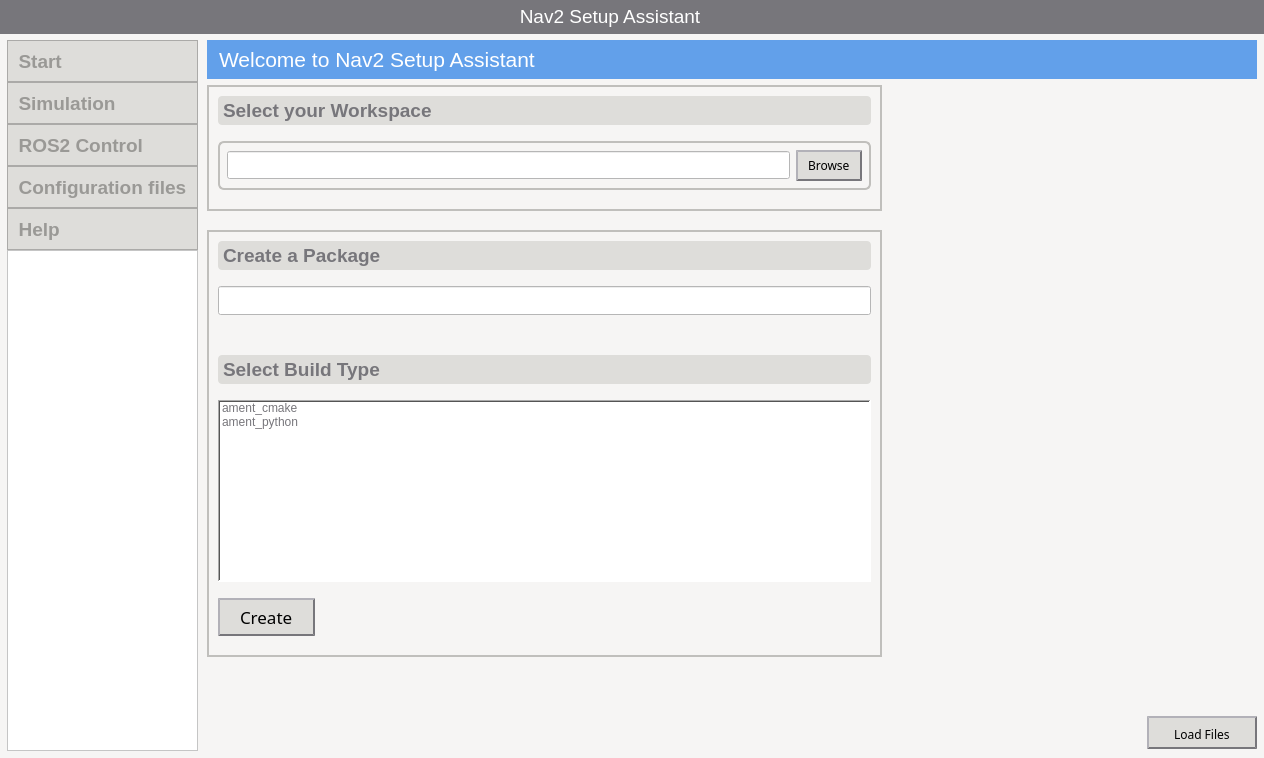
<?xml version="1.0" encoding="UTF-8"?>
<ui version="4.0">
 <class>DyLo</class>
 <widget class="QMainWindow" name="DyLo">
  <property name="geometry">
   <rect>
    <x>0</x>
    <y>0</y>
    <width>1264</width>
    <height>758</height>
   </rect>
  </property>
  <property name="font">
   <font>
    <pointsize>16</pointsize>
    <weight>75</weight>
    <italic>false</italic>
    <bold>true</bold>
   </font>
  </property>
  <property name="mouseTracking">
   <bool>false</bool>
  </property>
  <property name="windowTitle">
   <string>MainWindow</string>
  </property>
  <property name="styleSheet">
   <string notr="true">*{
	background-color: rgb(246, 245, 244);
	padding: 0;
	margin: 0;
}

left_menu_container{
	padding: 0;
	margin: 0;
}

QPushButton{
	text-align: left;
	border: none;
}

QPushButton:hover {
        background-color: rgb(153, 193, 241);
    }</string>
  </property>
  <widget class="QWidget" name="centralwidget">
   <property name="styleSheet">
    <string notr="true"/>
   </property>
   <layout class="QHBoxLayout" name="horizontalLayout_8">
    <property name="spacing">
     <number>6</number>
    </property>
    <property name="leftMargin">
     <number>0</number>
    </property>
    <property name="topMargin">
     <number>0</number>
    </property>
    <property name="rightMargin">
     <number>0</number>
    </property>
    <property name="bottomMargin">
     <number>0</number>
    </property>
    <item>
     <layout class="QVBoxLayout" name="verticalLayout">
      <item>
       <widget class="QWidget" name="top_bar_widget" native="true">
        <property name="styleSheet">
         <string notr="true">background-color: rgb(119, 118, 123);</string>
        </property>
        <layout class="QHBoxLayout" name="horizontalLayout_9">
         <property name="spacing">
          <number>0</number>
         </property>
         <property name="leftMargin">
          <number>80</number>
         </property>
         <property name="topMargin">
          <number>5</number>
         </property>
         <property name="rightMargin">
          <number>0</number>
         </property>
         <property name="bottomMargin">
          <number>5</number>
         </property>
         <item alignment="Qt::AlignHCenter">
          <widget class="QLabel" name="label_3">
           <property name="font">
            <font>
             <pointsize>12</pointsize>
            </font>
           </property>
           <property name="styleSheet">
            <string notr="true">text-font-color: white;
</string>
           </property>
           <property name="text">
            <string>&lt;html&gt;&lt;head/&gt;&lt;body&gt;&lt;p align=&quot;center&quot;&gt;&lt;span style=&quot; font-size:14pt; color:#ffffff;&quot;&gt;Nav2 Setup Assistant&lt;/span&gt;&lt;/p&gt;&lt;/body&gt;&lt;/html&gt;</string>
           </property>
          </widget>
         </item>
         <item>
          <widget class="QFrame" name="frame_2">
           <property name="sizePolicy">
            <sizepolicy hsizetype="Maximum" vsizetype="Preferred">
             <horstretch>0</horstretch>
             <verstretch>0</verstretch>
            </sizepolicy>
           </property>
           <property name="baseSize">
            <size>
             <width>0</width>
             <height>0</height>
            </size>
           </property>
           <property name="styleSheet">
            <string notr="true">border: none</string>
           </property>
           <property name="frameShape">
            <enum>QFrame::StyledPanel</enum>
           </property>
           <property name="frameShadow">
            <enum>QFrame::Raised</enum>
           </property>
           <layout class="QHBoxLayout" name="horizontalLayout_11">
            <property name="spacing">
             <number>9</number>
            </property>
            <property name="leftMargin">
             <number>5</number>
            </property>
            <property name="topMargin">
             <number>5</number>
            </property>
            <property name="rightMargin">
             <number>5</number>
            </property>
            <property name="bottomMargin">
             <number>5</number>
            </property>
            <item alignment="Qt::AlignHCenter">
             <widget class="QPushButton" name="minimize">
              <property name="text">
               <string/>
              </property>
              <property name="icon">
               <iconset resource="resources.qrc">
                <normaloff>:/icons/icons/minus.svg</normaloff>:/icons/icons/minus.svg</iconset>
              </property>
             </widget>
            </item>
            <item alignment="Qt::AlignHCenter">
             <widget class="QPushButton" name="maximize">
              <property name="sizePolicy">
               <sizepolicy hsizetype="Minimum" vsizetype="Fixed">
                <horstretch>0</horstretch>
                <verstretch>0</verstretch>
               </sizepolicy>
              </property>
              <property name="text">
               <string/>
              </property>
              <property name="icon">
               <iconset resource="resources.qrc">
                <normaloff>:/icons/icons/square.svg</normaloff>:/icons/icons/square.svg</iconset>
              </property>
             </widget>
            </item>
            <item alignment="Qt::AlignHCenter">
             <widget class="QPushButton" name="close">
              <property name="text">
               <string/>
              </property>
              <property name="icon">
               <iconset resource="resources.qrc">
                <normaloff>:/icons/icons/x.svg</normaloff>:/icons/icons/x.svg</iconset>
              </property>
             </widget>
            </item>
           </layout>
          </widget>
         </item>
        </layout>
       </widget>
      </item>
      <item>
       <widget class="QWidget" name="main_widget" native="true">
        <property name="sizePolicy">
         <sizepolicy hsizetype="Preferred" vsizetype="MinimumExpanding">
          <horstretch>0</horstretch>
          <verstretch>0</verstretch>
         </sizepolicy>
        </property>
        <layout class="QHBoxLayout" name="horizontalLayout_10">
         <property name="spacing">
          <number>0</number>
         </property>
         <property name="leftMargin">
          <number>0</number>
         </property>
         <property name="topMargin">
          <number>0</number>
         </property>
         <property name="rightMargin">
          <number>0</number>
         </property>
         <property name="bottomMargin">
          <number>0</number>
         </property>
         <item>
          <widget class="QWidget" name="left_body_container" native="true">
           <property name="sizePolicy">
            <sizepolicy hsizetype="Preferred" vsizetype="Preferred">
             <horstretch>0</horstretch>
             <verstretch>0</verstretch>
            </sizepolicy>
           </property>
           <property name="font">
            <font>
             <pointsize>16</pointsize>
             <weight>75</weight>
             <italic>false</italic>
             <bold>true</bold>
            </font>
           </property>
           <property name="mouseTracking">
            <bool>true</bool>
           </property>
           <layout class="QVBoxLayout" name="left_body_layout">
            <property name="spacing">
             <number>0</number>
            </property>
            <property name="leftMargin">
             <number>7</number>
            </property>
            <property name="topMargin">
             <number>0</number>
            </property>
            <property name="rightMargin">
             <number>0</number>
            </property>
            <property name="bottomMargin">
             <number>7</number>
            </property>
            <item alignment="Qt::AlignLeft">
             <widget class="QWidget" name="left_menu_container" native="true">
              <property name="styleSheet">
               <string notr="true">background-color: rgb(222, 221, 218);
</string>
              </property>
              <layout class="QHBoxLayout" name="horizontalLayout">
               <property name="leftMargin">
                <number>0</number>
               </property>
               <property name="topMargin">
                <number>0</number>
               </property>
               <property name="rightMargin">
                <number>0</number>
               </property>
               <property name="bottomMargin">
                <number>0</number>
               </property>
               <item>
                <widget class="QWidget" name="left_sub_container" native="true">
                 <layout class="QVBoxLayout" name="verticalLayout_3">
                  <property name="spacing">
                   <number>0</number>
                  </property>
                  <property name="leftMargin">
                   <number>0</number>
                  </property>
                  <property name="topMargin">
                   <number>0</number>
                  </property>
                  <property name="rightMargin">
                   <number>0</number>
                  </property>
                  <property name="bottomMargin">
                   <number>0</number>
                  </property>
                  <item>
                   <widget class="QFrame" name="start_frame">
                    <property name="sizePolicy">
                     <sizepolicy hsizetype="Preferred" vsizetype="Preferred">
                      <horstretch>0</horstretch>
                      <verstretch>0</verstretch>
                     </sizepolicy>
                    </property>
                    <property name="minimumSize">
                     <size>
                      <width>0</width>
                      <height>42</height>
                     </size>
                    </property>
                    <property name="sizeIncrement">
                     <size>
                      <width>0</width>
                      <height>0</height>
                     </size>
                    </property>
                    <property name="baseSize">
                     <size>
                      <width>0</width>
                      <height>0</height>
                     </size>
                    </property>
                    <property name="styleSheet">
                     <string notr="true">hover {
	background-color: rgb(153, 193, 241);
}</string>
                    </property>
                    <property name="frameShape">
                     <enum>QFrame::StyledPanel</enum>
                    </property>
                    <property name="frameShadow">
                     <enum>QFrame::Raised</enum>
                    </property>
                    <layout class="QHBoxLayout" name="horizontalLayout_2" stretch="0">
                     <property name="spacing">
                      <number>0</number>
                     </property>
                     <property name="leftMargin">
                      <number>0</number>
                     </property>
                     <property name="topMargin">
                      <number>0</number>
                     </property>
                     <property name="rightMargin">
                      <number>0</number>
                     </property>
                     <property name="bottomMargin">
                      <number>0</number>
                     </property>
                     <item>
                      <widget class="QPushButton" name="start_b">
                       <property name="sizePolicy">
                        <sizepolicy hsizetype="Preferred" vsizetype="Preferred">
                         <horstretch>0</horstretch>
                         <verstretch>0</verstretch>
                        </sizepolicy>
                       </property>
                       <property name="font">
                        <font>
                         <pointsize>14</pointsize>
                         <weight>75</weight>
                         <italic>false</italic>
                         <bold>true</bold>
                        </font>
                       </property>
                       <property name="mouseTracking">
                        <bool>true</bool>
                       </property>
                       <property name="autoFillBackground">
                        <bool>false</bool>
                       </property>
                       <property name="styleSheet">
                        <string notr="true">QPushButton {
	color: rgb(154, 153, 150);
	font: bold;
}
QPushButton:hover {
	background-color: rgb(98, 160, 234);
	color: white;
}</string>
                       </property>
                       <property name="text">
                        <string>  Start</string>
                       </property>
                       <property name="iconSize">
                        <size>
                         <width>16</width>
                         <height>16</height>
                        </size>
                       </property>
                       <property name="checkable">
                        <bool>false</bool>
                       </property>
                      </widget>
                     </item>
                    </layout>
                   </widget>
                  </item>
                  <item>
                   <widget class="QFrame" name="sim_frame">
                    <property name="minimumSize">
                     <size>
                      <width>0</width>
                      <height>42</height>
                     </size>
                    </property>
                    <property name="frameShape">
                     <enum>QFrame::StyledPanel</enum>
                    </property>
                    <property name="frameShadow">
                     <enum>QFrame::Raised</enum>
                    </property>
                    <layout class="QHBoxLayout" name="horizontalLayout_3">
                     <property name="spacing">
                      <number>0</number>
                     </property>
                     <property name="leftMargin">
                      <number>0</number>
                     </property>
                     <property name="topMargin">
                      <number>0</number>
                     </property>
                     <property name="rightMargin">
                      <number>0</number>
                     </property>
                     <property name="bottomMargin">
                      <number>0</number>
                     </property>
                     <item>
                      <widget class="QPushButton" name="sim_b">
                       <property name="sizePolicy">
                        <sizepolicy hsizetype="Minimum" vsizetype="Preferred">
                         <horstretch>0</horstretch>
                         <verstretch>0</verstretch>
                        </sizepolicy>
                       </property>
                       <property name="font">
                        <font>
                         <pointsize>14</pointsize>
                         <weight>75</weight>
                         <italic>false</italic>
                         <bold>true</bold>
                        </font>
                       </property>
                       <property name="styleSheet">
                        <string notr="true">QPushButton {
	color: rgb(154, 153, 150);
	font: bold;
}
QPushButton:hover {
	background-color: rgb(98, 160, 234);
	color: white;
}</string>
                       </property>
                       <property name="text">
                        <string>  Simulation</string>
                       </property>
                      </widget>
                     </item>
                    </layout>
                   </widget>
                  </item>
                  <item>
                   <widget class="QFrame" name="ros2_control_frame">
                    <property name="minimumSize">
                     <size>
                      <width>0</width>
                      <height>42</height>
                     </size>
                    </property>
                    <property name="frameShape">
                     <enum>QFrame::StyledPanel</enum>
                    </property>
                    <property name="frameShadow">
                     <enum>QFrame::Raised</enum>
                    </property>
                    <layout class="QHBoxLayout" name="horizontalLayout_4">
                     <property name="spacing">
                      <number>0</number>
                     </property>
                     <property name="leftMargin">
                      <number>0</number>
                     </property>
                     <property name="topMargin">
                      <number>0</number>
                     </property>
                     <property name="rightMargin">
                      <number>0</number>
                     </property>
                     <property name="bottomMargin">
                      <number>0</number>
                     </property>
                     <item>
                      <widget class="QPushButton" name="ros_control_b">
                       <property name="sizePolicy">
                        <sizepolicy hsizetype="Expanding" vsizetype="Preferred">
                         <horstretch>0</horstretch>
                         <verstretch>0</verstretch>
                        </sizepolicy>
                       </property>
                       <property name="font">
                        <font>
                         <pointsize>14</pointsize>
                         <weight>75</weight>
                         <italic>false</italic>
                         <bold>true</bold>
                        </font>
                       </property>
                       <property name="styleSheet">
                        <string notr="true">QPushButton {
	color: rgb(154, 153, 150);
	font: bold;
}
QPushButton:hover {
	background-color: rgb(98, 160, 234);
	color: white;
}</string>
                       </property>
                       <property name="text">
                        <string>  ROS2 Control</string>
                       </property>
                      </widget>
                     </item>
                    </layout>
                   </widget>
                  </item>
                  <item>
                   <widget class="QFrame" name="config_frame">
                    <property name="minimumSize">
                     <size>
                      <width>0</width>
                      <height>42</height>
                     </size>
                    </property>
                    <property name="frameShape">
                     <enum>QFrame::StyledPanel</enum>
                    </property>
                    <property name="frameShadow">
                     <enum>QFrame::Raised</enum>
                    </property>
                    <layout class="QHBoxLayout" name="horizontalLayout_5">
                     <property name="spacing">
                      <number>0</number>
                     </property>
                     <property name="leftMargin">
                      <number>0</number>
                     </property>
                     <property name="topMargin">
                      <number>0</number>
                     </property>
                     <property name="rightMargin">
                      <number>0</number>
                     </property>
                     <property name="bottomMargin">
                      <number>0</number>
                     </property>
                     <item>
                      <widget class="QPushButton" name="config_file_b">
                       <property name="sizePolicy">
                        <sizepolicy hsizetype="Minimum" vsizetype="Preferred">
                         <horstretch>0</horstretch>
                         <verstretch>0</verstretch>
                        </sizepolicy>
                       </property>
                       <property name="font">
                        <font>
                         <pointsize>14</pointsize>
                         <weight>75</weight>
                         <italic>false</italic>
                         <bold>true</bold>
                        </font>
                       </property>
                       <property name="styleSheet">
                        <string notr="true">QPushButton {
	color: rgb(154, 153, 150);
	font: bold;
}
QPushButton:hover {
	background-color: rgb(98, 160, 234);
	color: white;
}</string>
                       </property>
                       <property name="text">
                        <string>  Configuration files  </string>
                       </property>
                      </widget>
                     </item>
                    </layout>
                   </widget>
                  </item>
                  <item>
                   <widget class="QFrame" name="help_frame">
                    <property name="minimumSize">
                     <size>
                      <width>0</width>
                      <height>42</height>
                     </size>
                    </property>
                    <property name="frameShape">
                     <enum>QFrame::StyledPanel</enum>
                    </property>
                    <property name="frameShadow">
                     <enum>QFrame::Raised</enum>
                    </property>
                    <layout class="QHBoxLayout" name="horizontalLayout_6">
                     <property name="spacing">
                      <number>0</number>
                     </property>
                     <property name="leftMargin">
                      <number>0</number>
                     </property>
                     <property name="topMargin">
                      <number>0</number>
                     </property>
                     <property name="rightMargin">
                      <number>0</number>
                     </property>
                     <property name="bottomMargin">
                      <number>0</number>
                     </property>
                     <item>
                      <widget class="QPushButton" name="help_b">
                       <property name="sizePolicy">
                        <sizepolicy hsizetype="Minimum" vsizetype="Preferred">
                         <horstretch>0</horstretch>
                         <verstretch>0</verstretch>
                        </sizepolicy>
                       </property>
                       <property name="font">
                        <font>
                         <pointsize>14</pointsize>
                         <weight>75</weight>
                         <italic>false</italic>
                         <bold>true</bold>
                        </font>
                       </property>
                       <property name="styleSheet">
                        <string notr="true">QPushButton {
	color: rgb(154, 153, 150);
	font: bold;
}
QPushButton:hover {
	background-color: rgb(98, 160, 234);
	color: white;
}</string>
                       </property>
                       <property name="text">
                        <string>  Help</string>
                       </property>
                      </widget>
                     </item>
                    </layout>
                   </widget>
                  </item>
                 </layout>
                </widget>
               </item>
              </layout>
             </widget>
            </item>
            <item>
             <widget class="QFrame" name="frame">
              <property name="styleSheet">
               <string notr="true">background-color: rgb(255, 255, 255);</string>
              </property>
              <property name="frameShape">
               <enum>QFrame::StyledPanel</enum>
              </property>
              <property name="frameShadow">
               <enum>QFrame::Raised</enum>
              </property>
              <layout class="QVBoxLayout" name="verticalLayout_4">
               <item>
                <spacer name="verticalSpacer">
                 <property name="orientation">
                  <enum>Qt::Vertical</enum>
                 </property>
                 <property name="sizeType">
                  <enum>QSizePolicy::Expanding</enum>
                 </property>
                 <property name="sizeHint" stdset="0">
                  <size>
                   <width>20</width>
                   <height>344</height>
                  </size>
                 </property>
                </spacer>
               </item>
              </layout>
             </widget>
            </item>
           </layout>
          </widget>
         </item>
         <item>
          <widget class="QWidget" name="main_body" native="true">
           <property name="sizePolicy">
            <sizepolicy hsizetype="MinimumExpanding" vsizetype="Preferred">
             <horstretch>0</horstretch>
             <verstretch>0</verstretch>
            </sizepolicy>
           </property>
           <layout class="QHBoxLayout" name="main_body_layout">
            <property name="spacing">
             <number>0</number>
            </property>
            <property name="leftMargin">
             <number>0</number>
            </property>
            <property name="topMargin">
             <number>0</number>
            </property>
            <property name="rightMargin">
             <number>0</number>
            </property>
            <property name="bottomMargin">
             <number>0</number>
            </property>
            <item>
             <widget class="QCustomStackedWidget" name="customStackedWidget">
              <property name="currentIndex">
               <number>0</number>
              </property>
              <widget class="QWidget" name="startPage">
               <layout class="QVBoxLayout" name="verticalLayout_6">
                <property name="topMargin">
                 <number>0</number>
                </property>
                <property name="rightMargin">
                 <number>7</number>
                </property>
                <item alignment="Qt::AlignTop">
                 <widget class="QLabel" name="label">
                  <property name="sizePolicy">
                   <sizepolicy hsizetype="Preferred" vsizetype="Preferred">
                    <horstretch>0</horstretch>
                    <verstretch>0</verstretch>
                   </sizepolicy>
                  </property>
                  <property name="font">
                   <font>
                    <pointsize>16</pointsize>
                   </font>
                  </property>
                  <property name="styleSheet">
                   <string notr="true">background-color: rgb(98, 160, 234);
color: white;
padding: 5px;
border-width: 2px;</string>
                  </property>
                  <property name="text">
                   <string>Welcome to Nav2 Setup Assistant</string>
                  </property>
                 </widget>
                </item>
                <item>
                 <widget class="QWidget" name="widget" native="true">
                  <property name="sizePolicy">
                   <sizepolicy hsizetype="MinimumExpanding" vsizetype="MinimumExpanding">
                    <horstretch>10</horstretch>
                    <verstretch>0</verstretch>
                   </sizepolicy>
                  </property>
                  <layout class="QVBoxLayout" name="verticalLayout_2">
                   <property name="spacing">
                    <number>0</number>
                   </property>
                   <property name="leftMargin">
                    <number>0</number>
                   </property>
                   <property name="topMargin">
                    <number>0</number>
                   </property>
                   <property name="rightMargin">
                    <number>0</number>
                   </property>
                   <property name="bottomMargin">
                    <number>0</number>
                   </property>
                   <item>
                    <layout class="QGridLayout" name="gridLayout">
                     <property name="sizeConstraint">
                      <enum>QLayout::SetDefaultConstraint</enum>
                     </property>
                     <property name="rightMargin">
                      <number>0</number>
                     </property>
                     <property name="horizontalSpacing">
                      <number>6</number>
                     </property>
                     <property name="verticalSpacing">
                      <number>0</number>
                     </property>
                     <item row="0" column="2" alignment="Qt::AlignRight">
                      <widget class="QFrame" name="nav2_logo_frame">
                       <property name="styleSheet">
                        <string notr="true">.QFrame {
	border: none
}</string>
                       </property>
                       <property name="frameShape">
                        <enum>QFrame::StyledPanel</enum>
                       </property>
                       <property name="frameShadow">
                        <enum>QFrame::Raised</enum>
                       </property>
                       <layout class="QVBoxLayout" name="verticalLayout_7">
                        <item alignment="Qt::AlignRight|Qt::AlignTop">
                         <widget class="QLabel" name="label_4">
                          <property name="sizePolicy">
                           <sizepolicy hsizetype="Preferred" vsizetype="Preferred">
                            <horstretch>0</horstretch>
                            <verstretch>0</verstretch>
                           </sizepolicy>
                          </property>
                          <property name="minimumSize">
                           <size>
                            <width>351</width>
                            <height>0</height>
                           </size>
                          </property>
                          <property name="text">
                           <string/>
                          </property>
                          <property name="pixmap">
                           <pixmap resource="resources.qrc">:/icons/icons/nav2_logo_cropped.png</pixmap>
                          </property>
                         </widget>
                        </item>
                       </layout>
                      </widget>
                     </item>
                     <item row="0" column="1" alignment="Qt::AlignTop">
                      <widget class="QWidget" name="main_content" native="true">
                       <property name="sizePolicy">
                        <sizepolicy hsizetype="MinimumExpanding" vsizetype="Preferred">
                         <horstretch>0</horstretch>
                         <verstretch>0</verstretch>
                        </sizepolicy>
                       </property>
                       <property name="acceptDrops">
                        <bool>false</bool>
                       </property>
                       <property name="styleSheet">
                        <string notr="true">margin-bottom: 10px;
margin-left: 0px;</string>
                       </property>
                       <layout class="QVBoxLayout" name="verticalLayout_11">
                        <property name="spacing">
                         <number>9</number>
                        </property>
                        <property name="leftMargin">
                         <number>0</number>
                        </property>
                        <property name="topMargin">
                         <number>0</number>
                        </property>
                        <property name="rightMargin">
                         <number>0</number>
                        </property>
                        <property name="bottomMargin">
                         <number>0</number>
                        </property>
                        <item>
                         <widget class="QFrame" name="workspace_frame">
                          <property name="styleSheet">
                           <string notr="true">.QFrame {
	border: 1.5px solid rgb(192, 191, 188);
}</string>
                          </property>
                          <property name="frameShape">
                           <enum>QFrame::StyledPanel</enum>
                          </property>
                          <property name="frameShadow">
                           <enum>QFrame::Raised</enum>
                          </property>
                          <layout class="QVBoxLayout" name="verticalLayout_8">
                           <item alignment="Qt::AlignVCenter">
                            <widget class="QLabel" name="label_5">
                             <property name="sizePolicy">
                              <sizepolicy hsizetype="Preferred" vsizetype="Preferred">
                               <horstretch>0</horstretch>
                               <verstretch>0</verstretch>
                              </sizepolicy>
                             </property>
                             <property name="minimumSize">
                              <size>
                               <width>0</width>
                               <height>0</height>
                              </size>
                             </property>
                             <property name="font">
                              <font>
                               <family>Ubuntu</family>
                               <pointsize>14</pointsize>
                               <weight>75</weight>
                               <bold>true</bold>
                              </font>
                             </property>
                             <property name="styleSheet">
                              <string notr="true">color: rgb(119, 118, 123);
background-color: rgb(222, 221, 218);
padding-top: 3px;
padding-bottom: 3px;
border-radius: 4px;</string>
                             </property>
                             <property name="text">
                              <string>Select your Workspace</string>
                             </property>
                            </widget>
                           </item>
                           <item>
                            <widget class="QWidget" name="widget_2" native="true">
                             <property name="sizePolicy">
                              <sizepolicy hsizetype="Preferred" vsizetype="Preferred">
                               <horstretch>0</horstretch>
                               <verstretch>0</verstretch>
                              </sizepolicy>
                             </property>
                             <property name="styleSheet">
                              <string notr="true">.QWidget {
	border: 1.5px solid rgb(192, 191, 188);
	border-radius: 6px;
}</string>
                             </property>
                             <layout class="QHBoxLayout" name="horizontalLayout_7">
                              <item>
                               <widget class="QLineEdit" name="lineEdit">
                                <property name="minimumSize">
                                 <size>
                                  <width>0</width>
                                  <height>27</height>
                                 </size>
                                </property>
                                <property name="styleSheet">
                                 <string notr="true">color: rgb(119, 118, 123);
background-color: white;
height: 26;</string>
                                </property>
                               </widget>
                              </item>
                              <item alignment="Qt::AlignHCenter|Qt::AlignVCenter">
                               <widget class="QPushButton" name="browse_b">
                                <property name="font">
                                 <font>
                                  <family>Manjari</family>
                                 </font>
                                </property>
                                <property name="styleSheet">
                                 <string notr="true">QPushButton{
	padding-top: 5px;
	padding-bottom: 5px;
	padding-left: 10px;
	padding-right: 10px;
	background-color: rgb(222, 221, 218);
	border-style: outset;
	border-width: 2px;
	border-color: rgb(119, 118, 123);
}

QPushButton:hover {
	background-color: rgb(180, 180, 180);
}


</string>
                                </property>
                                <property name="text">
                                 <string>Browse</string>
                                </property>
                               </widget>
                              </item>
                             </layout>
                            </widget>
                           </item>
                          </layout>
                         </widget>
                        </item>
                        <item>
                         <widget class="QFrame" name="frame_5">
                          <property name="minimumSize">
                           <size>
                            <width>0</width>
                            <height>0</height>
                           </size>
                          </property>
                          <property name="font">
                           <font>
                            <family>Ubuntu</family>
                           </font>
                          </property>
                          <property name="styleSheet">
                           <string notr="true">.QFrame {
	border: 1.5px solid rgb(192, 191, 188);
}</string>
                          </property>
                          <property name="frameShape">
                           <enum>QFrame::StyledPanel</enum>
                          </property>
                          <property name="frameShadow">
                           <enum>QFrame::Raised</enum>
                          </property>
                          <layout class="QVBoxLayout" name="verticalLayout_9">
                           <item alignment="Qt::AlignVCenter">
                            <widget class="QLabel" name="label_6">
                             <property name="font">
                              <font>
                               <family>Ubuntu</family>
                               <pointsize>14</pointsize>
                               <weight>75</weight>
                               <bold>true</bold>
                              </font>
                             </property>
                             <property name="styleSheet">
                              <string notr="true">color: rgb(119, 118, 123);
background-color: rgb(222, 221, 218);
padding-top: 3px;
padding-bottom: 3px;
border-radius: 4px;</string>
                             </property>
                             <property name="text">
                              <string>Create a Package</string>
                             </property>
                            </widget>
                           </item>
                           <item>
                            <widget class="QLineEdit" name="package_name">
                             <property name="sizePolicy">
                              <sizepolicy hsizetype="Expanding" vsizetype="Preferred">
                               <horstretch>0</horstretch>
                               <verstretch>0</verstretch>
                              </sizepolicy>
                             </property>
                             <property name="minimumSize">
                              <size>
                               <width>0</width>
                               <height>27</height>
                              </size>
                             </property>
                             <property name="styleSheet">
                              <string notr="true">color: rgb(119, 118, 123);
background-color: white;
height: 27px;</string>
                             </property>
                             <property name="text">
                              <string/>
                             </property>
                            </widget>
                           </item>
                           <item>
                            <widget class="QWidget" name="separator_package_build_type" native="true">
                             <property name="sizePolicy">
                              <sizepolicy hsizetype="Preferred" vsizetype="Preferred">
                               <horstretch>0</horstretch>
                               <verstretch>0</verstretch>
                              </sizepolicy>
                             </property>
                             <layout class="QVBoxLayout" name="verticalLayout_10">
                              <item>
                               <spacer name="verticalSpacer_2">
                                <property name="orientation">
                                 <enum>Qt::Vertical</enum>
                                </property>
                                <property name="sizeHint" stdset="0">
                                 <size>
                                  <width>28</width>
                                  <height>0</height>
                                 </size>
                                </property>
                               </spacer>
                              </item>
                             </layout>
                            </widget>
                           </item>
                           <item>
                            <widget class="QLabel" name="label_7">
                             <property name="font">
                              <font>
                               <family>Ubuntu</family>
                               <pointsize>14</pointsize>
                               <weight>75</weight>
                               <bold>true</bold>
                              </font>
                             </property>
                             <property name="styleSheet">
                              <string notr="true">color: rgb(119, 118, 123);
background-color: rgb(222, 221, 218);
padding-top: 3px;
padding-bottom: 3px;
border-radius: 4px;</string>
                             </property>
                             <property name="text">
                              <string>Select Build Type</string>
                             </property>
                            </widget>
                           </item>
                           <item>
                            <widget class="QListWidget" name="listWidget">
                             <property name="sizePolicy">
                              <sizepolicy hsizetype="Preferred" vsizetype="Preferred">
                               <horstretch>0</horstretch>
                               <verstretch>0</verstretch>
                              </sizepolicy>
                             </property>
                             <property name="minimumSize">
                              <size>
                               <width>0</width>
                               <height>10</height>
                              </size>
                             </property>
                             <property name="styleSheet">
                              <string notr="true">color: rgb(119, 118, 123);
background-color: white;</string>
                             </property>
                             <property name="frameShape">
                              <enum>QFrame::WinPanel</enum>
                             </property>
                             <property name="alternatingRowColors">
                              <bool>false</bool>
                             </property>
                             <property name="layoutMode">
                              <enum>QListView::SinglePass</enum>
                             </property>
                             <property name="viewMode">
                              <enum>QListView::ListMode</enum>
                             </property>
                             <property name="modelColumn">
                              <number>0</number>
                             </property>
                             <property name="uniformItemSizes">
                              <bool>false</bool>
                             </property>
                             <property name="selectionRectVisible">
                              <bool>true</bool>
                             </property>
                             <property name="currentRow">
                              <number>-1</number>
                             </property>
                             <item>
                              <property name="text">
                               <string>ament_cmake</string>
                              </property>
                              <property name="textAlignment">
                               <set>AlignLeading|AlignVCenter</set>
                              </property>
                             </item>
                             <item>
                              <property name="text">
                               <string>ament_python</string>
                              </property>
                             </item>
                            </widget>
                           </item>
                           <item alignment="Qt::AlignLeft">
                            <widget class="QPushButton" name="create_b">
                             <property name="font">
                              <font>
                               <family>Manjari</family>
                               <pointsize>13</pointsize>
                              </font>
                             </property>
                             <property name="styleSheet">
                              <string notr="true">QPushButton{
	padding-top: 5px;
	padding-bottom: 5px;
	padding-left: 20px;
	padding-right: 20px;
	background-color: rgb(222, 221, 218);
	border-style: outset;
	border-width: 2px;
	border-color: rgb(119, 118, 123);
}

QPushButton:hover {
	background-color: rgb(180, 180, 180);
}


</string>
                             </property>
                             <property name="text">
                              <string>Create</string>
                             </property>
                            </widget>
                           </item>
                          </layout>
                         </widget>
                        </item>
                       </layout>
                       <zorder>frame_5</zorder>
                       <zorder>workspace_frame</zorder>
                      </widget>
                     </item>
                    </layout>
                   </item>
                  </layout>
                 </widget>
                </item>
                <item alignment="Qt::AlignRight">
                 <widget class="QPushButton" name="pushButton">
                  <property name="font">
                   <font>
                    <family>Manjari</family>
                   </font>
                  </property>
                  <property name="styleSheet">
                   <string notr="true">QPushButton {
	background-color: rgb(222, 221, 218);
	border-style: outset;
	border-width: 2px;
	border-color: rgb(119, 118, 123);
	padding-top: 8px;
	padding-bottom: 4px;
	padding-left: 25px;
	padding-right: 25px;
}

QPushButton:hover {
	background-color: rgb(180, 180, 180);
}</string>
                  </property>
                  <property name="text">
                   <string>Load Files</string>
                  </property>
                 </widget>
                </item>
               </layout>
              </widget>
              <widget class="QWidget" name="Simulation">
               <layout class="QVBoxLayout" name="verticalLayout_5">
                <item alignment="Qt::AlignTop">
                 <widget class="QLabel" name="label_2">
                  <property name="font">
                   <font>
                    <pointsize>16</pointsize>
                   </font>
                  </property>
                  <property name="text">
                   <string>Simulations</string>
                  </property>
                 </widget>
                </item>
               </layout>
              </widget>
             </widget>
            </item>
           </layout>
          </widget>
         </item>
        </layout>
       </widget>
      </item>
     </layout>
    </item>
   </layout>
  </widget>
 </widget>
 <customwidgets>
  <customwidget>
   <class>QCustomStackedWidget</class>
   <extends>QStackedWidget</extends>
   <header location="global">Custom_Widgets.Widgets.h</header>
   <container>1</container>
  </customwidget>
 </customwidgets>
 <resources>
  <include location="resources.qrc"/>
 </resources>
 <connections/>
</ui>
